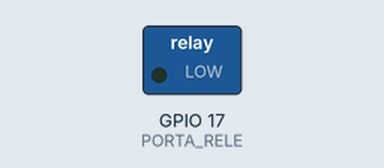
This sketch was run on a simulated ESP32. On the bench: switched loads named in the sketch (green lamp = pin HIGH). Dashed ring = blinking.

Above: at 0.5 s.
Timing chart, 0 to 4.6 s (numbered marks = the images above):
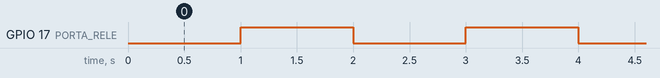

The sketch:

ReleESP32FreeRTOS.ino
```cpp
// definir porta de rele
const int  PORTA_RELE = GPIO_NUM_17;

// declarar protótipo da tarefa que irá realizar leitura do sensor de chuva
static void piscarLED(void * );
void setup() {
  // Definir porta do Led como saída
  pinMode(PORTA_RELE, OUTPUT);
  // declarar tarefa que irá fazer o led piscar
  xTaskCreate(piscarLED, "piscarLED", 4096,   NULL, 1, NULL);
}

void loop() {
}

// Tarefa que pisca o LED
static void piscarLED(void *){
  // variável do estado do LED
  bool estadoLed = false;
  while(1){
      // Liga ou desliga o estado do Led mediante o valor da variável estadoLED
      digitalWrite(PORTA_RELE, estadoLed);
      // muda o estado do led
      estadoLed = !estadoLed;
      // realizar um delay para led piscar a cada 1 segundo
      vTaskDelay(1000 / portTICK_PERIOD_MS);
  }
}
```

Measured:
- by itself, GPIO 17 (PORTA_RELE): alternates HIGH for 1.0 s and LOW for 1.0 s
